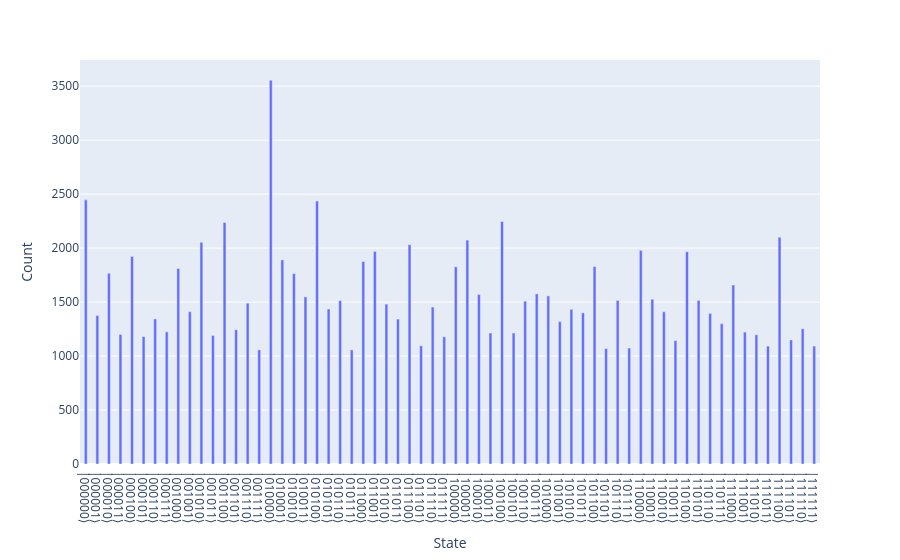

Source (notebook cell):
### Code cell
print(res_ibm_qaoa)
result_ibm_qaoa.histogram("bin", width=1000, height=500).write_image(
    "qaoa_ibm_noise.pdf"
)
result_ibm_qaoa.histogram("bin")

### Figure 1 — Plotly figure (JSON) as saved in the notebook; plotly's stock layout.template omitted (floating-point values rounded to 4 significant figures)
{"data": [{"hovertemplate": "State=%{x}<br>Count=%{y}<extra></extra>", "legendgroup": "", "marker": {"color": "#636efa", "pattern": {"shape": ""}}, "name": "", "orientation": "v", "showlegend": false, "textposition": "auto", "type": "bar", "x": [56, 19, 1, 26, 53, 7, 12, 61, 54, 36, 28, 32, 52, 8, 23, 27, 4, 0, 37, 42, 39, 40, 18, 2, 10, 58, 30, 3, 5, 59, 6, 20, 13, 48, 63, 43, 34, 44, 31, 33, 14, 29, 60, 24, 22, 62, 17, 38, 46, 15, 41, 21, 57, 47, 49, 9, 55, 51, 16, 25, 35, 50, 45, 11], "xaxis": "x", "y": [1658, 1548, 1375, 1481, 1515, 1224, 2237, 1149, 1395, 2246, 2031, 1827, 1966, 1811, 1057, 1342, 1923, 2447, 1213, 1433, 1576, 1557, 1764, 1766, 2054, 1197, 1454, 1200, 1181, 1092, 1344, 2435, 1244, 1979, 1092, 1400, 1570, 1829, 1178, 2074, 1490, 1095, 2101, 1875, 1513, 1253, 1891, 1508, 1515, 1057, 1319, 1436, 1222, 1074, 1526, 1411, 1300, 1143, 3555, 1969, 1213, 1410, 1069, 1191], "yaxis": "y"}], "layout": {"bargap": 0.75, "barmode": "relative", "legend": {"tracegroupgap": 0}, "margin": {"t": 60}, "xaxis": {"anchor": "y", "domain": [0, 1], "tickmode": "array", "ticktext": ["|111000⟩", "|010011⟩", "|000001⟩", "|011010⟩", "|110101⟩", "|000111⟩", "|001100⟩", "|111101⟩", "|110110⟩", "|100100⟩", "|011100⟩", "|100000⟩", "|110100⟩", "|001000⟩", "|010111⟩", "|011011⟩", "|000100⟩", "|000000⟩", "|100101⟩", "|101010⟩", "|100111⟩", "|101000⟩", "|010010⟩", "|000010⟩", "|001010⟩", "|111010⟩", "|011110⟩", "|000011⟩", "|000101⟩", "|111011⟩", "|000110⟩", "|010100⟩", "|001101⟩", "|110000⟩", "|111111⟩", "|101011⟩", "|100010⟩", "|101100⟩", "|011111⟩", "|100001⟩", "|001110⟩", "|011101⟩", "|111100⟩", "|011000⟩", "|010110⟩", "|111110⟩", "|010001⟩", "|100110⟩", "|101110⟩", "|001111⟩", "|101001⟩", "|010101⟩", "|111001⟩", "|101111⟩", "|110001⟩", "|001001⟩", "|110111⟩", "|110011⟩", "|010000⟩", "|011001⟩", "|100011⟩", "|110010⟩", "|101101⟩", "|001011⟩"], "tickvals": [56, 19, 1, 26, 53, 7, 12, 61, 54, 36, 28, 32, 52, 8, 23, 27, 4, 0, 37, 42, 39, 40, 18, 2, 10, 58, 30, 3, 5, 59, 6, 20, 13, 48, 63, 43, 34, 44, 31, 33, 14, 29, 60, 24, 22, 62, 17, 38, 46, 15, 41, 21, 57, 47, 49, 9, 55, 51, 16, 25, 35, 50, 45, 11], "title": {"text": "State"}}, "yaxis": {"anchor": "x", "domain": [0, 1], "title": {"text": "Count"}}}}
